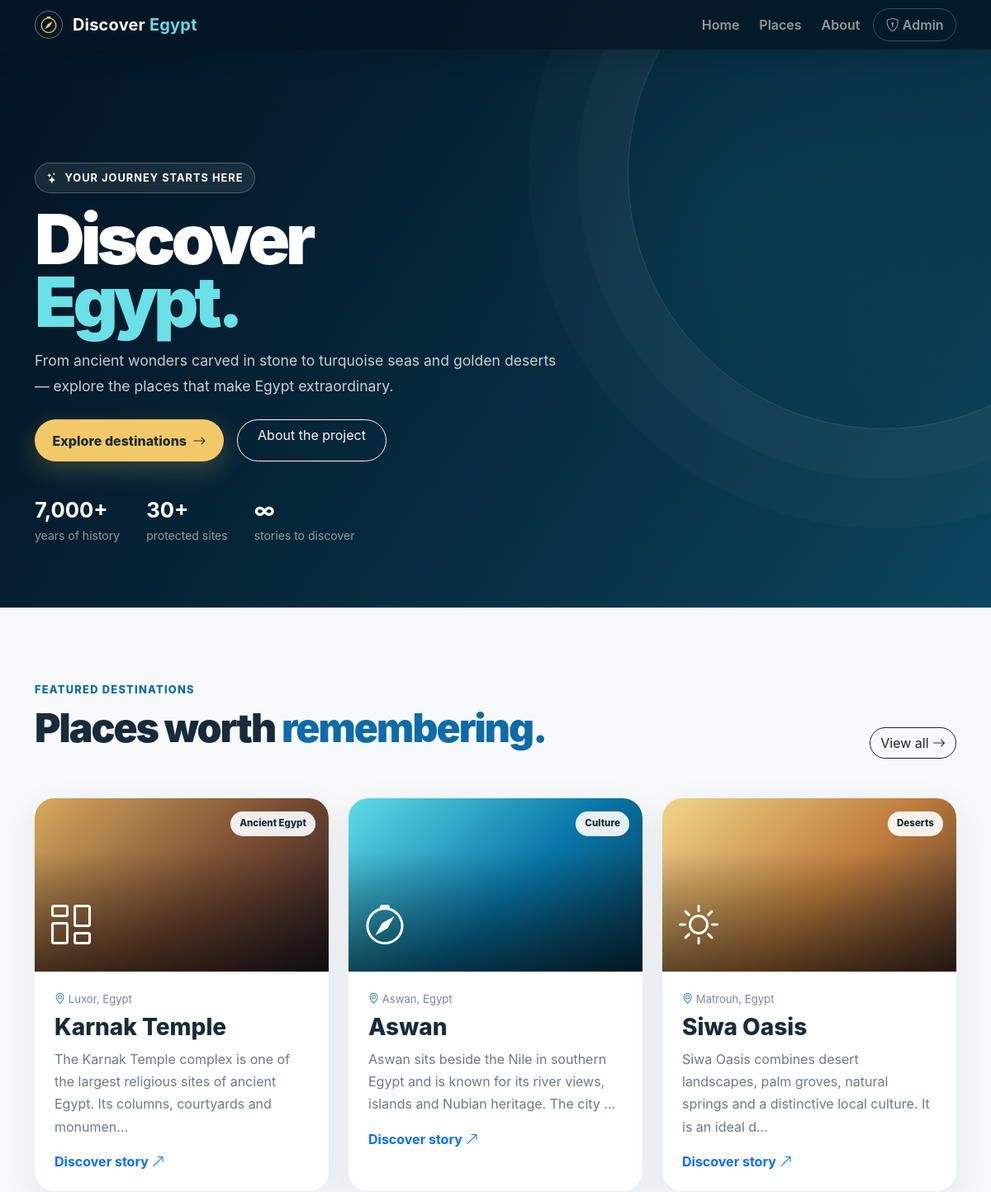
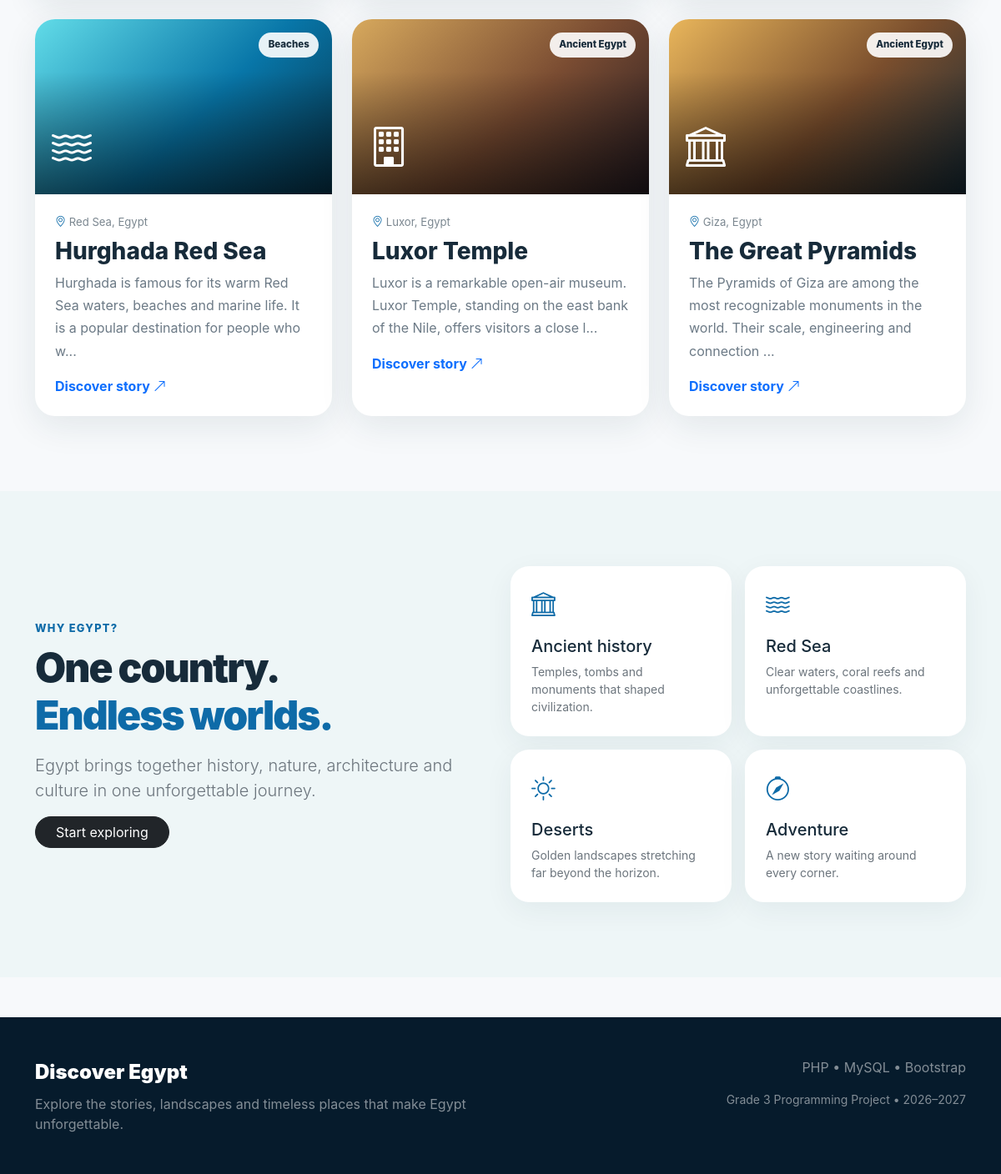
The page / on the database its author committed (2 pictures, top to bottom).
### tables this page shows
CREATE TABLE posts (
    id INT AUTO_INCREMENT PRIMARY KEY,
    title VARCHAR(180) NOT NULL,
    content TEXT NOT NULL,
    location VARCHAR(150) NOT NULL,
    category_id INT NOT NULL,
    status ENUM('published','draft') NOT NULL DEFAULT 'published',
    visual_class VARCHAR(50) NOT NULL DEFAULT 'visual-pyramid',
    icon VARCHAR(60) NOT NULL DEFAULT 'bi-bank',
    created_at TIMESTAMP DEFAULT CURRENT_TIMESTAMP,
    CONSTRAINT fk_posts_category FOREIGN KEY (category_id) REFERENCES categories(id)
        ON UPDATE CASCADE ON DELETE RESTRICT
);

CREATE TABLE categories (
    id INT AUTO_INCREMENT PRIMARY KEY,
    name VARCHAR(100) NOT NULL UNIQUE
);

### index.php (the view, shortened to what this page needs)
<?php
require_once __DIR__ . '/config.php';
$stmt = $pdo->query("SELECT p.*, c.name AS category_name FROM posts p JOIN categories c ON c.id=p.category_id WHERE p.status='published' ORDER BY p.id DESC LIMIT 6");
$posts = $stmt->fetchAll();
include __DIR__ . '/includes/header.php';
?>
<section class="hero">
  <div class="container hero-content">
    <div class="row align-items-center">
      <div class="col-lg-8">
        <span class="eyebrow"><i class="bi bi-stars"></i> Your journey starts here</span>
        <h1>Discover<br><span>Egypt.</span></h1>
        <p>From ancient wonders carved in stone to turquoise seas and golden deserts — explore the places that make Egypt extraordinary.</p>
        <div class="d-flex gap-3 flex-wrap mt-4">
          <a href="places.php" class="btn btn-explore">Explore destinations <i class="bi bi-arrow-right ms-1"></i></a>
          <a href="about.php" class="btn btn-outline-light rounded-pill px-4">About the project</a>
        </div>
        <div class="stat-card">
          <div class="stat"><strong>7,000+</strong><small>years of history</small></div>
          <div class="stat"><strong>30+</strong><small>protected sites</small></div>
          <div class="stat"><strong>∞</strong><small>stories to discover</small></div>
        </div>
      </div>
    </div>
  </div>
</section>
<section class="section">
<div class="container">
  <div class="d-flex justify-content-between align-items-end mb-5 gap-3">
    <div><div class="kicker">Featured destinations</div><h2 class="section-title mt-2">Places worth <span>remembering.</span></h2></div>
    <a href="places.php" class="btn btn-outline-dark rounded-pill d-none d-md-inline-block">View all <i class="bi bi-arrow-right"></i></a>
  </div>
  <div class="row g-4">
  <?php foreach ($posts as $post): ?>
    <div class="col-md-6 col-lg-4">
      <article class="place-card">
        <div class="place-visual <?= htmlspecialchars($post['visual_class']) ?>">
          <span class="place-badge"><?= htmlspecialchars($post['category_name']) ?></span>
          <div class="place-icon"><i class="bi <?= htmlspecialchars($post['icon']) ?>"></i></div>
        </div>
        <div class="card-body">
          <div class="meta mb-2"><i class="bi bi-geo-alt"></i> <?= htmlspecialchars($post['location']) ?></div>
          <h3><?= htmlspecialchars($post['title']) ?></h3>
          <p><?= htmlspecialchars(mb_strimwidth($post['content'],0,120,'...')) ?></p>
          <a class="text-decoration-none fw-bold" href="post.php?id=<?= (int)$post['id'] ?>">Discover story <i class="bi bi-arrow-up-right"></i></a>
        </div>
      </article>
    </div>
  <?php endforeach; ?>
  </div>
</div>
</section>
<section class="section section-soft">
<div class="container">
 <div class="row g-4 align-items-center">
  <div class="col-lg-6">
   <div class="kicker">Why Egypt?</div>
   <h2 class="section-title mt-2">One country.<br><span>Endless worlds.</span></h2>
   <p class="lead text-secondary mt-3">Egypt brings together history, nature, architecture and culture in one unforgettable journey.</p>
   <a href="places.php" class="btn btn-dark rounded-pill px-4">Start exploring</a>
  </div>
  <div class="col-lg-6">
   <div class="row g-3">
    <div class="col-6"><div class="feature"><i class="bi bi-bank"></i><h5 class="mt-3">Ancient history</h5><p class="text-secondary small mb-0">Temples, tombs and monuments that shaped civilization.</p></div></div>
    <div class="col-6"><div class="feature"><i class="bi bi-water"></i><h5 class="mt-3">Red Sea</h5><p class="text-secondary small mb-0">Clear waters, coral reefs and unforgettable coastlines.</p></div></div>
    <div class="col-6"><div class="feature"><i class="bi bi-brightness-high"></i><h5 class="mt-3">Deserts</h5><p class="text-secondary small mb-0">Golden landscapes stretching far beyond the horizon.</p></div></div>
    <div class="col-6"><div class="feature"><i class="bi bi-compass"></i><h5 class="mt-3">Adventure</h5><p class="text-secondary small mb-0">A new story waiting around every corner.</p></div></div>
   </div>
  </div>
 </div>
</div>
</section>
<?php include __DIR__ . '/includes/footer.php'; ?>

### includes/header.php (shortened to what this page needs)
<!doctype html>
<html lang="en" dir="ltr">
<head>
    <link href="https://cdn.jsdelivr.net/npm/bootstrap@5.3.3/dist/css/bootstrap.min.css" rel="stylesheet">
    <link href="https://cdn.jsdelivr.net/npm/bootstrap-icons@1.11.3/font/bootstrap-icons.css" rel="stylesheet">
    <link href="/Discover_Egypt_D/assets/css/style.css" rel="stylesheet">
</head>
<body>
<nav class="navbar navbar-expand-lg navbar-dark fixed-top glass-nav">
  <div class="container">
    <a class="navbar-brand fw-bold" href="/Discover_Egypt_D/index.php">
      <span class="brand-mark"><i class="bi bi-compass"></i></span> Discover <span>Egypt</span>
    </a>
    <div class="collapse navbar-collapse" id="mainNav">
      <ul class="navbar-nav ms-auto align-items-lg-center gap-lg-2">
        <li class="nav-item"><a class="nav-link" href="/Discover_Egypt_D/index.php">Home</a></li>
        <li class="nav-item"><a class="nav-link" href="/Discover_Egypt_D/places.php">Places</a></li>
        <li class="nav-item"><a class="nav-link" href="/Discover_Egypt_D/about.php">About</a></li>
        <li class="nav-item"><a class="nav-link admin-link" href="/Discover_Egypt_D/admin/index.php"><i class="bi bi-shield-lock"></i> Admin</a></li>
      </ul>
    </div>
  </div>
</nav>
<main>

### includes/footer.php (shortened to what this page needs)
</main>
<footer class="site-footer mt-5">
  <div class="container py-5">
    <div class="row g-4">
      <div class="col-lg-6">
        <div class="brand-footer">Discover Egypt</div>
        <p class="text-white-50 mt-2 mb-0">Explore the stories, landscapes and timeless places that make Egypt unforgettable.</p>
      </div>
      <div class="col-lg-6 text-lg-end">
        <span class="text-white-50">PHP • MySQL • Bootstrap</span>
        <div class="mt-3 small text-white-50">Grade 3 Programming Project • 2026–2027</div>
      </div>
    </div>
  </div>
</footer>
</body>
</html>

### assets/css/style.css (style rules this page uses)
:root { --navy:#071c2d; --blue:#0e6ba8; --cyan:#25c4d8; --sand:#f3c969; --cream:#fffaf0; --ink:#172b3a; --muted:#6c7a86; }
* { box-sizing:border-box }
body { font-family:Inter,system-ui,-apple-system,BlinkMacSystemFont,"Segoe UI",sans-serif;background:#f7f9fb;color:var(--ink) }
main { min-height:72vh }
.glass-nav { background:rgba(5,22,36,.82);backdrop-filter:blur(14px);box-shadow:0 8px 30px rgba(0,0,0,.14) }
.navbar-brand { letter-spacing:.2px }
.navbar-brand span:last-child { color:#65d7e5 }
.brand-mark { display:inline-flex;width:34px;height:34px;border:1px solid rgba(255,255,255,.4);border-radius:50%;align-items:center;justify-content:center;margin-right:7px;color:#f3c969 }
.nav-link { font-weight:600 }
.admin-link { border:1px solid rgba(255,255,255,.22);border-radius:999px;padding:.45rem .9rem!important }
.hero { min-height:92vh;padding-top:120px;display:flex;align-items:center;position:relative;overflow:hidden;background: linear-gradient(120deg,rgba(3,20,35,.92),rgba(8,61,85,.72)), radial-gradient(circle at 75% 35%,rgba(37,196,216,.35),transparent 30%), linear-gradient(135deg,#071c2d 20%,#145b7a 100%) }
.hero:before { content:"";position:absolute;width:620px;height:620px;border:1px solid rgba(255,255,255,.14);border-radius:50%;right:-180px;top:-100px;box-shadow:0 0 0 60px rgba(255,255,255,.025),0 0 0 120px rgba(255,255,255,.02) }
.hero-content { position:relative;z-index:2;color:white }
.eyebrow { display:inline-flex;gap:8px;align-items:center;padding:.5rem .85rem;border:1px solid rgba(255,255,255,.25);border-radius:999px;background:rgba(255,255,255,.08);font-weight:700;font-size:.8rem;letter-spacing:.08em;text-transform:uppercase }
.hero h1 { font-size:clamp(3rem,7vw,6.5rem);line-height:.9;font-weight:900;letter-spacing:-.06em;margin:1.1rem 0 }
.hero h1 span { color:#6be0e7 }
.hero p { font-size:1.1rem;max-width:650px;color:rgba(255,255,255,.78);line-height:1.8 }
.btn-explore { background:var(--sand);color:#1c2c32;border:0;border-radius:999px;font-weight:800;padding:.85rem 1.35rem;box-shadow:0 10px 30px rgba(243,201,105,.22) }
.stat-card { margin-top:2.5rem;display:flex;gap:2rem;flex-wrap:wrap }
.stat strong { font-size:1.6rem;color:white }
.stat small { display:block;color:rgba(255,255,255,.55) }
.section { padding:90px 0 }
.section-soft { background:#eef6f7 }
.section-title { font-size:clamp(2rem,4vw,3.3rem);font-weight:900;letter-spacing:-.04em }
.section-title span { color:var(--blue) }
.kicker { color:var(--blue);font-weight:800;text-transform:uppercase;letter-spacing:.1em;font-size:.8rem }
.place-card { height:100%;border:0;border-radius:24px;overflow:hidden;background:white;box-shadow:0 12px 40px rgba(20,50,70,.09);transition:.25s }
.place-visual { height:210px;position:relative;display:flex;align-items:flex-end;padding:20px;overflow:hidden }
.place-visual:after { content:"";position:absolute;inset:0;background:linear-gradient(transparent 30%,rgba(0,0,0,.55)) }
.visual-pyramid { background:linear-gradient(135deg,#e9b65b,#7a4e2d 55%,#152b37) }
.visual-sea { background:linear-gradient(135deg,#62dce8,#0876a8 55%,#06344c) }
.visual-temple { background:linear-gradient(135deg,#d7a95d,#7a4c32 55%,#241b22) }
.visual-desert { background:linear-gradient(135deg,#f1d58b,#bf7d3d 55%,#4d3227) }
.place-icon { position:relative;z-index:2;color:white;font-size:3rem }
.place-badge { position:absolute;z-index:3;top:16px;right:16px;background:rgba(255,255,255,.9);color:var(--ink);padding:.4rem .7rem;border-radius:999px;font-size:.72rem;font-weight:800 }
.place-card .card-body { padding:24px }
.place-card h3 { font-weight:850 }
.place-card p { color:var(--muted);line-height:1.7 }
.meta { font-size:.82rem;color:#7b8790 }
.meta i { color:var(--blue) }
.site-footer { background:#061b2c }
.brand-footer { font-size:1.5rem;font-weight:900;color:white }
.feature { background:white;border-radius:22px;padding:25px;height:100%;box-shadow:0 10px 35px rgba(20,50,70,.06) }
.feature i { font-size:1.8rem;color:var(--blue) }

### rows shown on the page
posts: category.name "Ancient Egypt", location "Luxor, Egypt", title "Karnak Temple", content "The Karnak Temple complex is one of the largest religious sites of ancient Egypt. Its columns, courtyards and monumen..."
posts: category.name "Culture", location "Aswan, Egypt", title "Aswan", content "Aswan sits beside the Nile in southern Egypt and is known for its river views, islands and Nubian heritage. The city ..."
posts: category.name "Deserts", location "Matrouh, Egypt", title "Siwa Oasis", content "Siwa Oasis combines desert landscapes, palm groves, natural springs and a distinctive local culture. It is an ideal d..."
posts: category.name "Beaches", location "Red Sea, Egypt", title "Hurghada Red Sea", content "Hurghada is famous for its warm Red Sea waters, beaches and marine life. It is a popular destination for people who w..."
posts: category.name "Ancient Egypt", location "Luxor, Egypt", title "Luxor Temple", content "Luxor is a remarkable open-air museum. Luxor Temple, standing on the east bank of the Nile, offers visitors a close l..."
posts: category.name "Ancient Egypt", location "Giza, Egypt", title "The Great Pyramids", content "The Pyramids of Giza are among the most recognizable monuments in the world. Their scale, engineering and connection ..."
